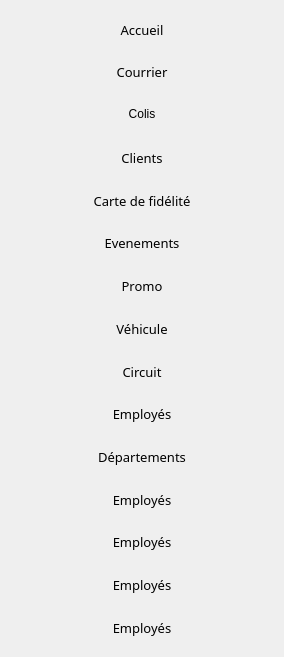
         <widget class="QWidget" name="scrollAreaWidgetContents">
          <property name="geometry">
           <rect>
            <x>0</x>
            <y>0</y>
            <width>284</width>
            <height>657</height>
           </rect>
          </property>
          <layout class="QVBoxLayout" name="verticalLayout_2">
           <item>
            <widget class="QGroupBox" name="horizontalGroupBox">
             <property name="cursor">
              <cursorShape>PointingHandCursor</cursorShape>
             </property>
             <property name="styleSheet">
              <string notr="true">border:0px;</string>
             </property>
             <layout class="QHBoxLayout" name="horizontalLayout_92">
              <item>
               <widget class="QPushButton" name="pushButton_120">
                <property name="sizePolicy">
                 <sizepolicy hsizetype="Preferred" vsizetype="Preferred">
                  <horstretch>0</horstretch>
                  <verstretch>0</verstretch>
                 </sizepolicy>
                </property>
                <property name="font">
                 <font>
                  <family>Nunito</family>
                  <pointsize>10</pointsize>
                  <weight>3</weight>
                  <italic>false</italic>
                  <bold>false</bold>
                 </font>
                </property>
                <property name="styleSheet">
                 <string notr="true">margin-top: 0px;
margin-bottom: 0px;
margin-right: 0px;
margin-left: 0px;</string>
                </property>
                <property name="text">
                 <string>Accueil</string>
                </property>
               </widget>
              </item>
             </layout>
            </widget>
           </item>
           <item>
            <widget class="QGroupBox" name="horizontalGroupBox_12">
             <property name="styleSheet">
              <string notr="true">border:0px;</string>
             </property>
             <layout class="QHBoxLayout" name="horizontalLayout_15">
              <item>
               <widget class="QPushButton" name="pushButton_Courrier">
                <property name="sizePolicy">
                 <sizepolicy hsizetype="Preferred" vsizetype="Preferred">
                  <horstretch>0</horstretch>
                  <verstretch>0</verstretch>
                 </sizepolicy>
                </property>
                <property name="font">
                 <font>
                  <family>Nunito</family>
                  <pointsize>10</pointsize>
                  <weight>3</weight>
                  <italic>false</italic>
                  <bold>false</bold>
                 </font>
                </property>
                <property name="cursor">
                 <cursorShape>PointingHandCursor</cursorShape>
                </property>
                <property name="text">
                 <string>Courrier</string>
                </property>
               </widget>
              </item>
             </layout>
            </widget>
           </item>
           <item>
            <widget class="QGroupBox" name="horizontalGroupBox_2">
             <property name="styleSheet">
              <string notr="true">border:0px;</string>
             </property>
             <layout class="QHBoxLayout" name="horizontalLayout_91">
              <item>
               <widget class="QPushButton" name="pushButton_Colis">
                <property name="text">
                 <string>Colis</string>
                </property>
               </widget>
              </item>
             </layout>
            </widget>
           </item>
           <item>
            <widget class="QGroupBox" name="horizontalGroupBox_10">
             <property name="styleSheet">
              <string notr="true">border:0px;</string>
             </property>
             <layout class="QHBoxLayout" name="horizontalLayout_13">
              <item>
               <widget class="QPushButton" name="pushButton_Client">
                <property name="sizePolicy">
                 <sizepolicy hsizetype="Preferred" vsizetype="Preferred">
                  <horstretch>0</horstretch>
                  <verstretch>0</verstretch>
                 </sizepolicy>
                </property>
                <property name="font">
                 <font>
                  <family>Nunito</family>
                  <pointsize>10</pointsize>
                  <weight>3</weight>
                  <italic>false</italic>
                  <bold>false</bold>
                 </font>
                </property>
                <property name="cursor">
                 <cursorShape>PointingHandCursor</cursorShape>
                </property>
                <property name="text">
                 <string>Clients</string>
                </property>
               </widget>
              </item>
             </layout>
            </widget>
           </item>
           <item>
            <widget class="QGroupBox" name="horizontalGroupBox_3">
             <property name="styleSheet">
              <string notr="true">border:0px</string>
             </property>
             <layout class="QHBoxLayout" name="horizontalLayout_93">
              <item>
               <widget class="QPushButton" name="pushButton_Carte">
                <property name="sizePolicy">
                 <sizepolicy hsizetype="Preferred" vsizetype="Preferred">
                  <horstretch>0</horstretch>
                  <verstretch>0</verstretch>
                 </sizepolicy>
                </property>
                <property name="font">
                 <font>
                  <family>Nunito</family>
                  <pointsize>10</pointsize>
                  <weight>3</weight>
                  <italic>false</italic>
                  <bold>false</bold>
                 </font>
                </property>
                <property name="cursor">
                 <cursorShape>PointingHandCursor</cursorShape>
                </property>
                <property name="text">
                 <string>Carte de fidélité</string>
                </property>
               </widget>
              </item>
             </layout>
            </widget>
           </item>
           <item>
            <widget class="QGroupBox" name="horizontalGroupBox_11">
             <property name="styleSheet">
              <string notr="true">border:0px;</string>
             </property>
             <layout class="QHBoxLayout" name="horizontalLayout_14">
              <item>
               <widget class="QPushButton" name="pushButton_Evenements">
                <property name="sizePolicy">
                 <sizepolicy hsizetype="Preferred" vsizetype="Preferred">
                  <horstretch>0</horstretch>
                  <verstretch>0</verstretch>
                 </sizepolicy>
                </property>
                <property name="font">
                 <font>
                  <family>Nunito</family>
                  <pointsize>10</pointsize>
                  <weight>3</weight>
                  <italic>false</italic>
                  <bold>false</bold>
                 </font>
                </property>
                <property name="cursor">
                 <cursorShape>PointingHandCursor</cursorShape>
                </property>
                <property name="text">
                 <string>Evenements</string>
                </property>
               </widget>
              </item>
             </layout>
            </widget>
           </item>
           <item>
            <widget class="QGroupBox" name="horizontalGroupBox_15">
             <property name="styleSheet">
              <string notr="true">border:0px;</string>
             </property>
             <layout class="QHBoxLayout" name="horizontalLayout_18">
              <item>
               <widget class="QPushButton" name="pushButton_Promo">
                <property name="sizePolicy">
                 <sizepolicy hsizetype="Preferred" vsizetype="Preferred">
                  <horstretch>0</horstretch>
                  <verstretch>0</verstretch>
                 </sizepolicy>
                </property>
                <property name="font">
                 <font>
                  <family>Nunito</family>
                  <pointsize>10</pointsize>
                  <weight>3</weight>
                  <italic>false</italic>
                  <bold>false</bold>
                 </font>
                </property>
                <property name="cursor">
                 <cursorShape>PointingHandCursor</cursorShape>
                </property>
                <property name="text">
                 <string>Promo</string>
                </property>
               </widget>
              </item>
             </layout>
            </widget>
           </item>
           <item>
            <widget class="QGroupBox" name="horizontalGroupBox_9">
             <property name="styleSheet">
              <string notr="true">border:0px;</string>
             </property>
             <layout class="QHBoxLayout" name="horizontalLayout_12">
              <item>
               <widget class="QPushButton" name="pushButton_Vehicule">
                <property name="sizePolicy">
                 <sizepolicy hsizetype="Preferred" vsizetype="Preferred">
                  <horstretch>0</horstretch>
                  <verstretch>0</verstretch>
                 </sizepolicy>
                </property>
                <property name="font">
                 <font>
                  <family>Nunito</family>
                  <pointsize>10</pointsize>
                  <weight>3</weight>
                  <italic>false</italic>
                  <bold>false</bold>
                 </font>
                </property>
                <property name="cursor">
                 <cursorShape>PointingHandCursor</cursorShape>
                </property>
                <property name="text">
                 <string>Véhicule</string>
                </property>
               </widget>
              </item>
             </layout>
            </widget>
           </item>
           <item>
            <widget class="QGroupBox" name="horizontalGroupBox_16">
             <property name="styleSheet">
              <string notr="true">border:0px;</string>
             </property>
             <layout class="QHBoxLayout" name="horizontalLayout_19">
              <item>
               <widget class="QPushButton" name="pushButton_circuit">
                <property name="sizePolicy">
                 <sizepolicy hsizetype="Preferred" vsizetype="Preferred">
                  <horstretch>0</horstretch>
                  <verstretch>0</verstretch>
                 </sizepolicy>
                </property>
                <property name="font">
                 <font>
                  <family>Nunito</family>
                  <pointsize>10</pointsize>
                  <weight>3</weight>
                  <italic>false</italic>
                  <bold>false</bold>
                 </font>
                </property>
                <property name="cursor">
                 <cursorShape>PointingHandCursor</cursorShape>
                </property>
                <property name="text">
                 <string>Circuit</string>
                </property>
               </widget>
              </item>
             </layout>
            </widget>
           </item>
           <item>
            <widget class="QGroupBox" name="horizontalGroupBox_4">
             <property name="styleSheet">
              <string notr="true">border:0px;</string>
             </property>
             <layout class="QHBoxLayout" name="horizontalLayout_94">
              <item>
               <widget class="QPushButton" name="pushButton_Employe">
                <property name="sizePolicy">
                 <sizepolicy hsizetype="Preferred" vsizetype="Preferred">
                  <horstretch>0</horstretch>
                  <verstretch>0</verstretch>
                 </sizepolicy>
                </property>
                <property name="font">
                 <font>
                  <family>Nunito</family>
                  <pointsize>10</pointsize>
                  <weight>3</weight>
                  <italic>false</italic>
                  <bold>false</bold>
                 </font>
                </property>
                <property name="cursor">
                 <cursorShape>PointingHandCursor</cursorShape>
                </property>
                <property name="text">
                 <string>Employés</string>
                </property>
               </widget>
              </item>
             </layout>
            </widget>
           </item>
           <item>
            <widget class="QGroupBox" name="horizontalGroupBox_8">
             <property name="styleSheet">
              <string notr="true">border:0px;</string>
             </property>
             <layout class="QHBoxLayout" name="horizontalLayout_11">
              <item>
               <widget class="QPushButton" name="pushButton_Departement">
                <property name="sizePolicy">
                 <sizepolicy hsizetype="Preferred" vsizetype="Preferred">
                  <horstretch>0</horstretch>
                  <verstretch>0</verstretch>
                 </sizepolicy>
                </property>
                <property name="font">
                 <font>
                  <family>Nunito</family>
                  <pointsize>10</pointsize>
                  <weight>3</weight>
                  <italic>false</italic>
                  <bold>false</bold>
                 </font>
                </property>
                <property name="cursor">
                 <cursorShape>PointingHandCursor</cursorShape>
                </property>
                <property name="text">
                 <string>Départements</string>
                </property>
               </widget>
              </item>
             </layout>
            </widget>
           </item>
           <item>
            <widget class="QGroupBox" name="horizontalGroupBox_14">
             <property name="styleSheet">
              <string notr="true">border:0px;</string>
             </property>
             <layout class="QHBoxLayout" name="horizontalLayout_17">
              <item>
               <widget class="QPushButton" name="pushButton_44">
                <property name="sizePolicy">
                 <sizepolicy hsizetype="Preferred" vsizetype="Preferred">
                  <horstretch>0</horstretch>
                  <verstretch>0</verstretch>
                 </sizepolicy>
                </property>
                <property name="font">
                 <font>
                  <family>Nunito</family>
                  <pointsize>10</pointsize>
                  <weight>3</weight>
                  <italic>false</italic>
                  <bold>false</bold>
                 </font>
                </property>
                <property name="cursor">
                 <cursorShape>PointingHandCursor</cursorShape>
                </property>
                <property name="text">
                 <string>Employés</string>
                </property>
               </widget>
              </item>
             </layout>
            </widget>
           </item>
           <item>
            <widget class="QGroupBox" name="horizontalGroupBox_7">
             <property name="styleSheet">
              <string notr="true">border:0px;</string>
             </property>
             <layout class="QHBoxLayout" name="horizontalLayout_10">
              <item>
               <widget class="QPushButton" name="pushButton_37">
                <property name="sizePolicy">
                 <sizepolicy hsizetype="Preferred" vsizetype="Preferred">
                  <horstretch>0</horstretch>
                  <verstretch>0</verstretch>
                 </sizepolicy>
                </property>
                <property name="font">
                 <font>
                  <family>Nunito</family>
                  <pointsize>10</pointsize>
                  <weight>3</weight>
                  <italic>false</italic>
                  <bold>false</bold>
                 </font>
                </property>
                <property name="cursor">
                 <cursorShape>PointingHandCursor</cursorShape>
                </property>
                <property name="text">
                 <string>Employés</string>
                </property>
               </widget>
              </item>
             </layout>
            </widget>
           </item>
           <item>
            <widget class="QGroupBox" name="horizontalGroupBox_13">
             <property name="styleSheet">
              <string notr="true">border:0px;</string>
             </property>
             <layout class="QHBoxLayout" name="horizontalLayout_16">
              <item>
               <widget class="QPushButton" name="pushButton_43">
                <property name="sizePolicy">
                 <sizepolicy hsizetype="Preferred" vsizetype="Preferred">
                  <horstretch>0</horstretch>
                  <verstretch>0</verstretch>
                 </sizepolicy>
                </property>
                <property name="font">
                 <font>
                  <family>Nunito</family>
                  <pointsize>10</pointsize>
                  <weight>3</weight>
                  <italic>false</italic>
                  <bold>false</bold>
                 </font>
                </property>
                <property name="cursor">
                 <cursorShape>PointingHandCursor</cursorShape>
                </property>
                <property name="text">
                 <string>Employés</string>
                </property>
               </widget>
              </item>
             </layout>
            </widget>
           </item>
           <item>
            <widget class="QGroupBox" name="horizontalGroupBox_6">
             <property name="styleSheet">
              <string notr="true">border:0px;</string>
             </property>
             <layout class="QHBoxLayout" name="horizontalLayout_9">
              <item>
               <widget class="QPushButton" name="pushButton_36">
                <property name="sizePolicy">
                 <sizepolicy hsizetype="Preferred" vsizetype="Preferred">
                  <horstretch>0</horstretch>
                  <verstretch>0</verstretch>
                 </sizepolicy>
                </property>
                <property name="font">
                 <font>
                  <family>Nunito</family>
                  <pointsize>10</pointsize>
                  <weight>3</weight>
                  <italic>false</italic>
                  <bold>false</bold>
                 </font>
                </property>
                <property name="cursor">
                 <cursorShape>PointingHandCursor</cursorShape>
                </property>
                <property name="text">
                 <string>Employés</string>
                </property>
               </widget>
              </item>
             </layout>
            </widget>
           </item>
          </layout>
         </widget>
